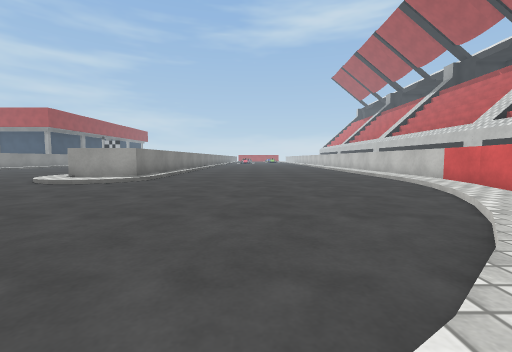
view 1 (above)

16 first-person views from a walk through a scene from a Unity 3-D project. The camera is 0.51 m above the floor, tilts 4° down and sees 90° across. The floor is counted in squares, 1 m on a side. Each view is taken from the middle of a square. On the plan, view 1 faces up. The plan holds only what a view shows up to about 9 squares ahead; the rest is blank. The place goes on beyond the plan. Some surface patterns are stand-ins.

view 2
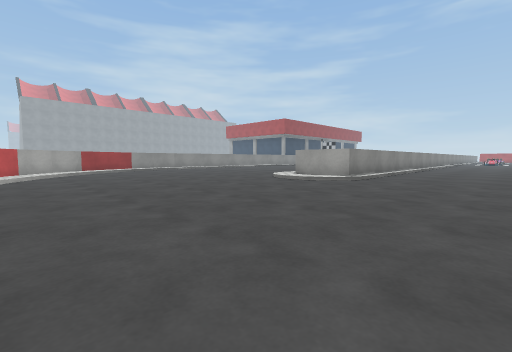

view 3
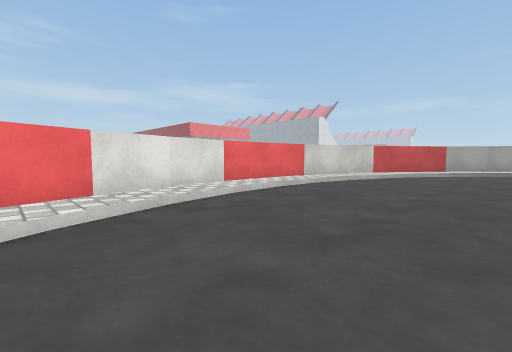

view 4
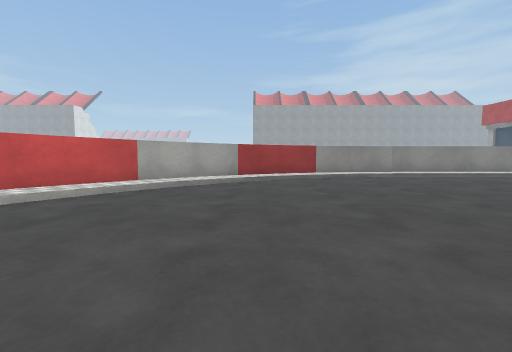

view 5
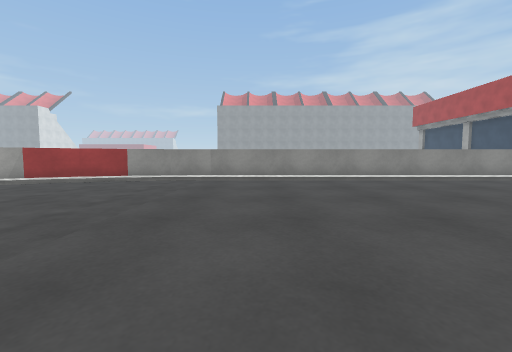

view 6
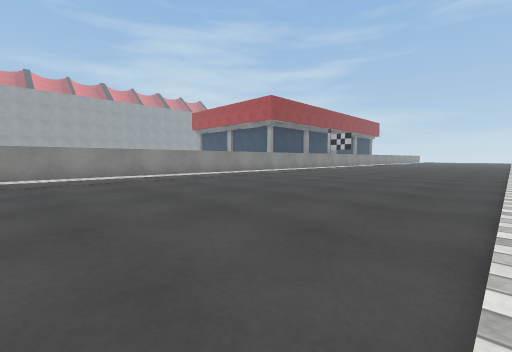

view 7
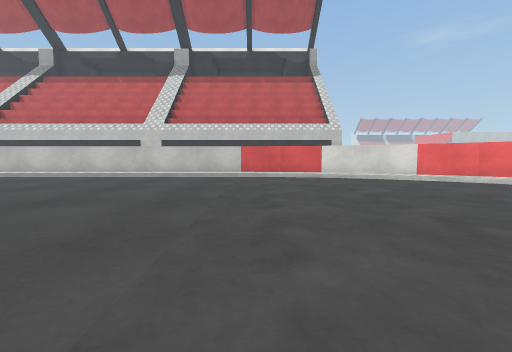

view 8
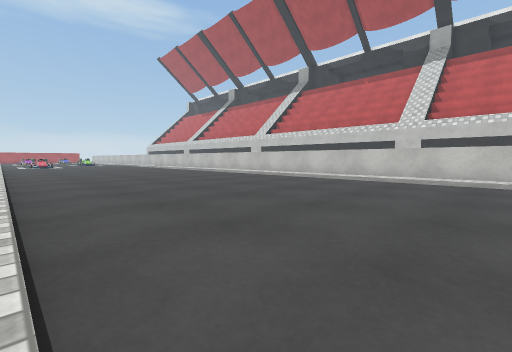

view 9
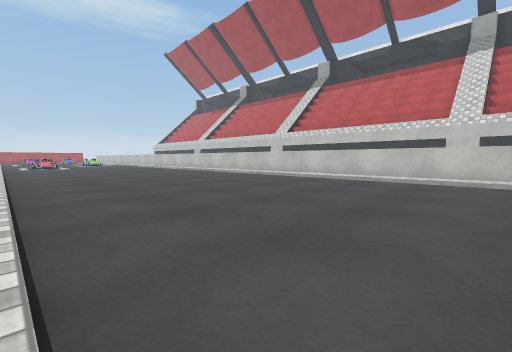

view 10
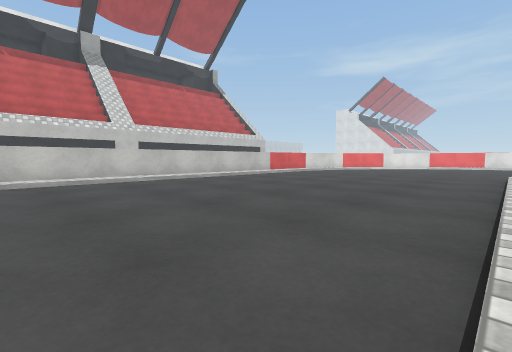

view 11
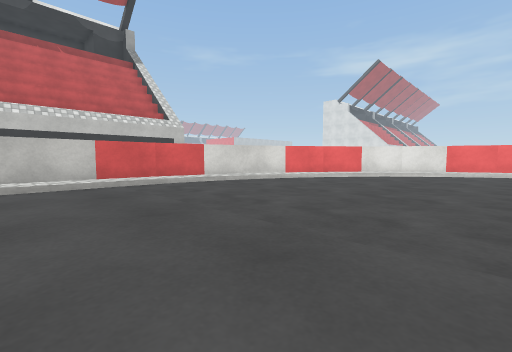

view 12
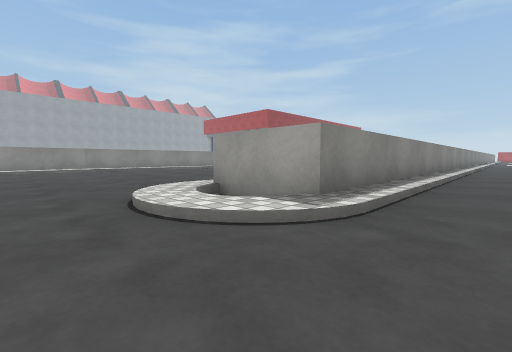

view 13
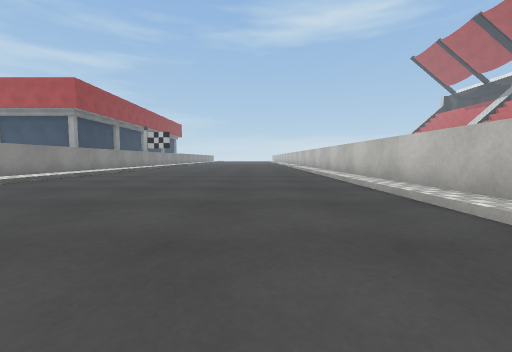

view 14
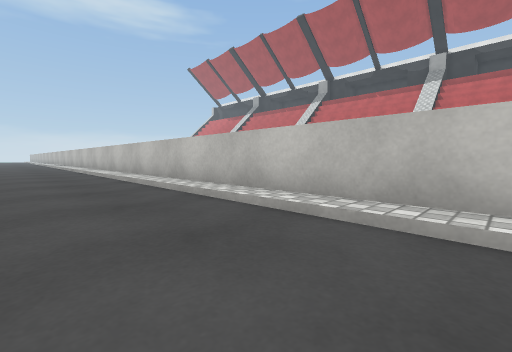

view 15
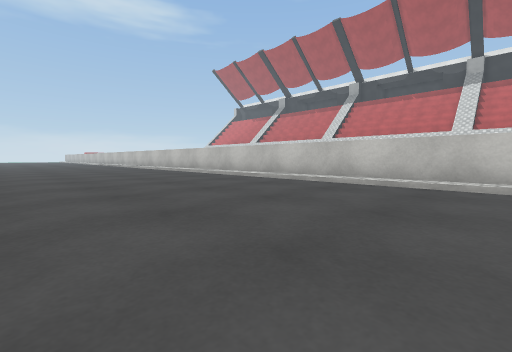

view 16
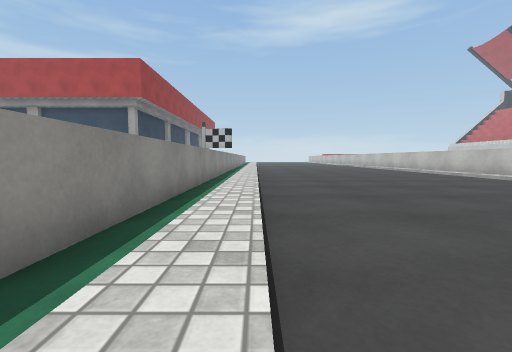

### Floor plan
Key: @ floor where view 1 was taken; # wall or solid block; . main floor; : floor 0.1 m higher than the main floor; / step, stairs or slope; ^ raised ledge; v drop or lower ground.
Columns run from 15 left of view 1 to 6 right of it. Each row starts with its distance up from view 1.
 17 ^v/....../^ /....../v^
 16 ^v/....../^^/....../v^
 15 ^v/....../^^/....../v^
 14 ^v/....../^^/....../v^
 13 ^v/....../^^/....../v^
 12 ^v/....../^^/....../v^
 11 ^v/....../^^/....../v^
 10 ^v/....../^^/....../v^
  9 ^v/....../^^/....../v^
  8 ^v/....../^^/....../v^
  7 ^v/....../vv/....../v^
  6 ^v/.......//......./v^
  5  #:................:#
  4  #v/............../v#
  3  #v:............../v#
  2  ##v/............/v##
  1   ##v/........../v##
  0    ##v//....../@v##
 -1     ##vv:////:vv##
 -2      ####vvvv####
 -3         ##^^^

Positions as (right, up) in squares from view 1, and headings:
1: (0, 0), facing up
2: (0, 0), facing up-left
3: (-1, 2), facing down-left
4: (-6, 3), facing left
5: (-6, 9), facing left
6: (-6, 9), facing up-left
7: (-3, 7), facing right
8: (-3, 9), facing up-right
9: (-3, 11), facing up-right
10: (-3, 17), facing down-right
11: (-1, 9), facing down-right
12: (-2, 5), facing up-left
13: (-8, 8), facing up
14: (-8, 8), facing up-right
15: (-11, 10), facing up-right
16: (-13, 11), facing up
